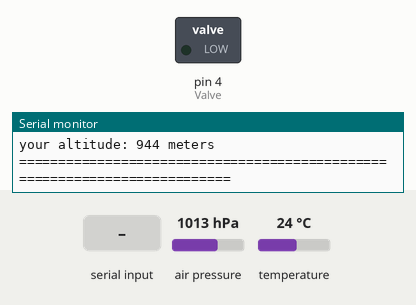
Recording of a sketch running on a simulated Arduino Uno, built with avr-gcc and run on an emulated ATmega328P. Parts: switched loads named in the sketch (green lamp = pin HIGH), the last lines printed to the serial monitor. The test bench sets the inputs (shaded band); at power-on: air pressure 1013 hPa, temperature 24 °C.

Above: at 1.2 s.
1.3 s: "F" received over Serial
At 3.0 s:
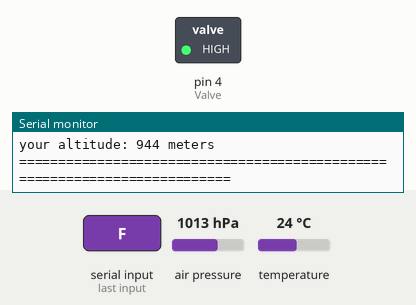
3.9 s: "O" received over Serial
At 6.3 s:
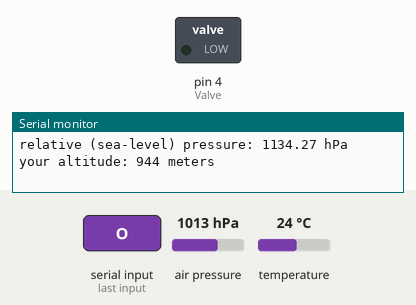
Timing chart, 0 to 7.8 s (numbered marks = the images above; inputs shaded):
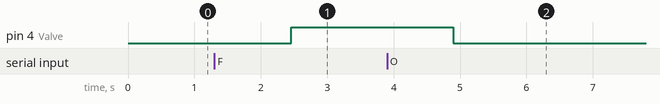

The sketch:

Power_generator_Arduino.ino
```cpp
#include <SFE_BMP180.h>
#include <Wire.h>

SFE_BMP180 pressure;
#define ALTITUDE 943.7 // Altitude of Electropeak Co. in meters
int Valve = 4;

void setup() {
  pinMode(Valve, OUTPUT);
  Serial.begin(9600);

  if (pressure.begin()) {
    Serial.println("BMP180 init success");
  } else {
    Serial.println("BMP180 init fail\n\n");
    Serial.println("Check connection");
    while (1); // Halt execution
  }
}

void loop() {
  // Valve control through Serial
  if (Serial.available() > 0) {
    char data = Serial.read();
    switch (data) {
      case 'F':
        digitalWrite(Valve, HIGH); // Open valve
        break;
      case 'O':
        digitalWrite(Valve, LOW);  // Close valve
        break;
      default:
        break;
    }
    Serial.println(data);
  }

  // Read temperature and pressure
  char status;
  double T, P, p0, a;

  status = pressure.startTemperature();
  if (status != 0) {
    delay(status);
    status = pressure.getTemperature(T);
    if (status != 0) {
      Serial.print("temperature: ");
      Serial.print(T, 2);
      Serial.println(" deg C");

      status = pressure.startPressure(3);
      if (status != 0) {
        delay(status);
        status = pressure.getPressure(P, T);
        if (status != 0) {
          Serial.print("absolute pressure: ");
          Serial.print(P, 2);
          Serial.print(" hPa = ");
          Serial.print(P * 100, 2);
          Serial.print(" Pa = ");
          Serial.print(P * 0.000986923, 2);
          Serial.print(" atm = ");
          Serial.print(P * 0.750063755, 2);
          Serial.print(" mmHg = ");
          Serial.print(P * 0.750061683, 2);
          Serial.print(" torr = ");
          Serial.print(P * 0.014503774, 2);
          Serial.println(" psi");

          p0 = pressure.sealevel(P, ALTITUDE);
          Serial.print("relative (sea-level) pressure: ");
          Serial.print(p0, 2);
          Serial.println(" hPa");

          a = pressure.altitude(P, p0);
          Serial.print("your altitude: ");
          Serial.print(a, 0);
          Serial.println(" meters");
        } else {
          Serial.println("error retrieving pressure measurement");
        }
      } else {
        Serial.println("error starting pressure measurement");
      }
    } else {
      Serial.println("error retrieving temperature measurement");
    }
  } else {
    Serial.println("error starting temperature measurement");
  }

  Serial.println("==========================================================================");
  delay(1000); // Delay before next reading
}
```

Measured:
- after the input at 1.3 s, pin 4 (Valve): LOW → HIGH after 1.2 s
- after the input at 3.9 s, pin 4 (Valve): HIGH → LOW after 0.99 s
